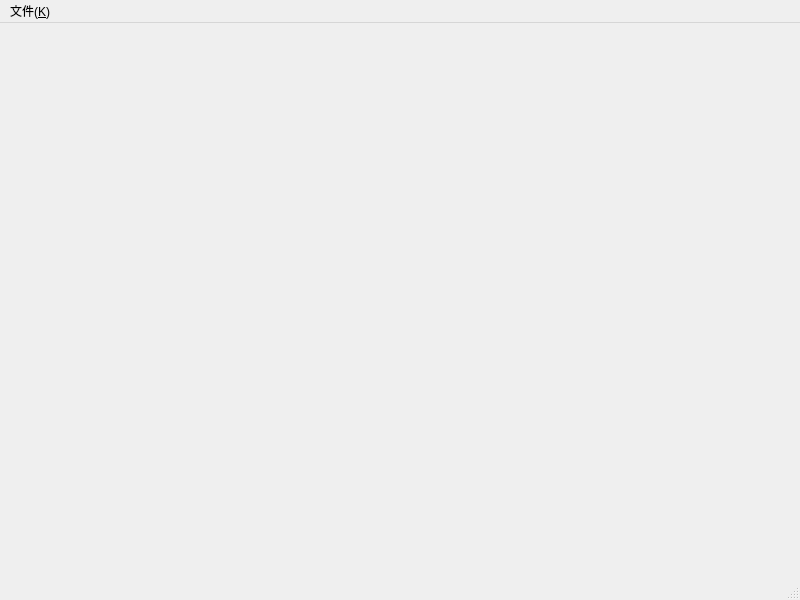
<?xml version="1.0" encoding="UTF-8"?>
<ui version="4.0">
 <class>MainWindow</class>
 <widget class="QMainWindow" name="MainWindow">
  <property name="geometry">
   <rect>
    <x>0</x>
    <y>0</y>
    <width>800</width>
    <height>600</height>
   </rect>
  </property>
  <property name="windowTitle">
   <string>MainWindow</string>
  </property>
  <widget class="QWidget" name="centralwidget"/>
  <widget class="QMenuBar" name="menubar">
   <property name="geometry">
    <rect>
     <x>0</x>
     <y>0</y>
     <width>800</width>
     <height>19</height>
    </rect>
   </property>
   <widget class="QMenu" name="menu_F">
    <property name="title">
     <string>文件(&amp;K)</string>
    </property>
    <widget class="QMenu" name="menu_N">
     <property name="title">
      <string>新建(&amp;N)</string>
     </property>
     <widget class="QMenu" name="menu1_G">
      <property name="title">
       <string>1(&amp;G)</string>
      </property>
      <addaction name="action1_1_y"/>
      <addaction name="action1_2_s"/>
     </widget>
     <addaction name="menu1_G"/>
     <addaction name="action2_p"/>
    </widget>
    <addaction name="menu_N"/>
    <addaction name="action2"/>
   </widget>
   <addaction name="menu_F"/>
  </widget>
  <widget class="QStatusBar" name="statusbar"/>
  <action name="action2">
   <property name="text">
    <string>2-&gt;3</string>
   </property>
   <property name="shortcut">
    <string>Ctrl+T</string>
   </property>
  </action>
  <action name="action2_p">
   <property name="text">
    <string>2(&amp;p)</string>
   </property>
  </action>
  <action name="action1_1_y">
   <property name="text">
    <string>1-1(&amp;y)</string>
   </property>
  </action>
  <action name="action1_2_s">
   <property name="text">
    <string>1-2(&amp;s)</string>
   </property>
  </action>
 </widget>
 <resources/>
 <connections/>
</ui>
